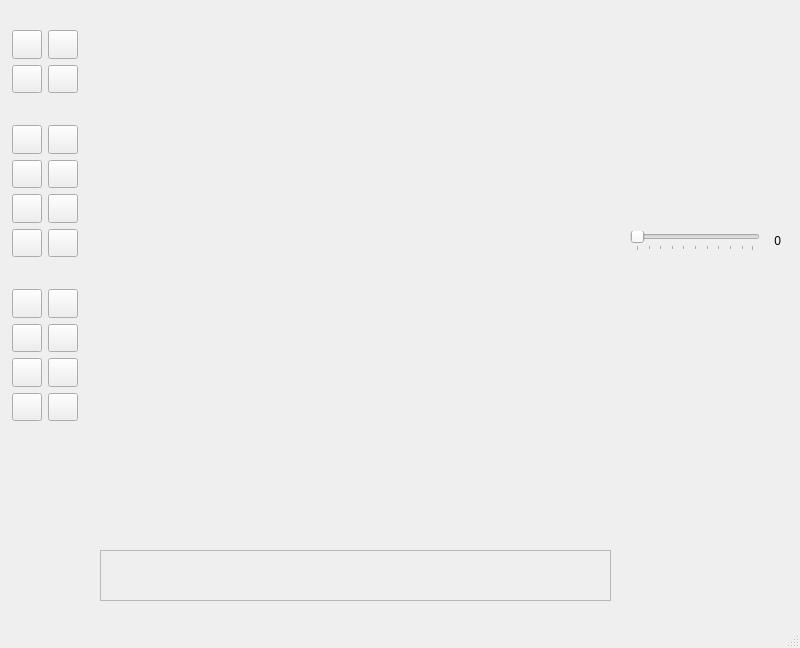
<?xml version="1.0" encoding="UTF-8"?>
<ui version="4.0">
 <class>SpriteEditorVC</class>
 <widget class="QMainWindow" name="SpriteEditorVC">
  <property name="geometry">
   <rect>
    <x>0</x>
    <y>0</y>
    <width>800</width>
    <height>648</height>
   </rect>
  </property>
  <property name="windowTitle">
   <string>SpriteEditorVC</string>
  </property>
  <widget class="QWidget" name="centralwidget">
   <widget class="QScrollArea" name="frameDisplay">
    <property name="geometry">
     <rect>
      <x>100</x>
      <y>550</y>
      <width>511</width>
      <height>51</height>
     </rect>
    </property>
    <property name="widgetResizable">
     <bool>true</bool>
    </property>
    <widget class="QWidget" name="scrollArea">
     <property name="geometry">
      <rect>
       <x>0</x>
       <y>0</y>
       <width>509</width>
       <height>49</height>
      </rect>
     </property>
    </widget>
   </widget>
   <widget class="QWidget" name="layoutWidget1">
    <property name="geometry">
     <rect>
      <x>10</x>
      <y>30</y>
      <width>71</width>
      <height>391</height>
     </rect>
    </property>
    <layout class="QFormLayout" name="formLayout_2">
     <property name="sizeConstraint">
      <enum>QLayout::SetNoConstraint</enum>
     </property>
     <property name="fieldGrowthPolicy">
      <enum>QFormLayout::ExpandingFieldsGrow</enum>
     </property>
     <property name="rowWrapPolicy">
      <enum>QFormLayout::DontWrapRows</enum>
     </property>
     <property name="labelAlignment">
      <set>Qt::AlignCenter</set>
     </property>
     <property name="formAlignment">
      <set>Qt::AlignCenter</set>
     </property>
     <property name="leftMargin">
      <number>2</number>
     </property>
     <item row="1" column="0">
      <widget class="QPushButton" name="eraserToolButton">
       <property name="enabled">
        <bool>true</bool>
       </property>
       <property name="sizePolicy">
        <sizepolicy hsizetype="Minimum" vsizetype="MinimumExpanding">
         <horstretch>0</horstretch>
         <verstretch>0</verstretch>
        </sizepolicy>
       </property>
       <property name="maximumSize">
        <size>
         <width>30</width>
         <height>30</height>
        </size>
       </property>
       <property name="text">
        <string/>
       </property>
       <property name="icon">
        <iconset resource="resources.qrc">
         <normaloff>:/res/eraser.svg</normaloff>:/res/eraser.svg</iconset>
       </property>
      </widget>
     </item>
     <item row="1" column="1">
      <widget class="QPushButton" name="toolButton4">
       <property name="enabled">
        <bool>true</bool>
       </property>
       <property name="sizePolicy">
        <sizepolicy hsizetype="Minimum" vsizetype="MinimumExpanding">
         <horstretch>0</horstretch>
         <verstretch>0</verstretch>
        </sizepolicy>
       </property>
       <property name="maximumSize">
        <size>
         <width>30</width>
         <height>30</height>
        </size>
       </property>
       <property name="text">
        <string/>
       </property>
      </widget>
     </item>
     <item row="2" column="0" colspan="2">
      <spacer name="horizontalSpacer">
       <property name="sizePolicy">
        <sizepolicy hsizetype="Minimum" vsizetype="Minimum">
         <horstretch>0</horstretch>
         <verstretch>0</verstretch>
        </sizepolicy>
       </property>
       <property name="orientation">
        <enum>Qt::Horizontal</enum>
       </property>
       <property name="sizeHint" stdset="0">
        <size>
         <width>40</width>
         <height>20</height>
        </size>
       </property>
      </spacer>
     </item>
     <item row="3" column="0">
      <widget class="QPushButton" name="primaryColorButton1">
       <property name="enabled">
        <bool>true</bool>
       </property>
       <property name="sizePolicy">
        <sizepolicy hsizetype="Minimum" vsizetype="MinimumExpanding">
         <horstretch>0</horstretch>
         <verstretch>0</verstretch>
        </sizepolicy>
       </property>
       <property name="maximumSize">
        <size>
         <width>30</width>
         <height>30</height>
        </size>
       </property>
       <property name="text">
        <string/>
       </property>
      </widget>
     </item>
     <item row="3" column="1">
      <widget class="QPushButton" name="primaryColorButton2">
       <property name="enabled">
        <bool>true</bool>
       </property>
       <property name="sizePolicy">
        <sizepolicy hsizetype="Minimum" vsizetype="MinimumExpanding">
         <horstretch>0</horstretch>
         <verstretch>0</verstretch>
        </sizepolicy>
       </property>
       <property name="maximumSize">
        <size>
         <width>30</width>
         <height>30</height>
        </size>
       </property>
       <property name="text">
        <string/>
       </property>
      </widget>
     </item>
     <item row="4" column="0">
      <widget class="QPushButton" name="primaryColorButton3">
       <property name="enabled">
        <bool>true</bool>
       </property>
       <property name="sizePolicy">
        <sizepolicy hsizetype="Minimum" vsizetype="MinimumExpanding">
         <horstretch>0</horstretch>
         <verstretch>0</verstretch>
        </sizepolicy>
       </property>
       <property name="maximumSize">
        <size>
         <width>30</width>
         <height>30</height>
        </size>
       </property>
       <property name="text">
        <string/>
       </property>
      </widget>
     </item>
     <item row="4" column="1">
      <widget class="QPushButton" name="primaryColorButton4">
       <property name="enabled">
        <bool>true</bool>
       </property>
       <property name="sizePolicy">
        <sizepolicy hsizetype="Minimum" vsizetype="MinimumExpanding">
         <horstretch>0</horstretch>
         <verstretch>0</verstretch>
        </sizepolicy>
       </property>
       <property name="maximumSize">
        <size>
         <width>30</width>
         <height>30</height>
        </size>
       </property>
       <property name="text">
        <string/>
       </property>
      </widget>
     </item>
     <item row="5" column="0">
      <widget class="QPushButton" name="primaryColorButton5">
       <property name="enabled">
        <bool>true</bool>
       </property>
       <property name="sizePolicy">
        <sizepolicy hsizetype="Minimum" vsizetype="MinimumExpanding">
         <horstretch>0</horstretch>
         <verstretch>0</verstretch>
        </sizepolicy>
       </property>
       <property name="maximumSize">
        <size>
         <width>30</width>
         <height>30</height>
        </size>
       </property>
       <property name="text">
        <string/>
       </property>
      </widget>
     </item>
     <item row="5" column="1">
      <widget class="QPushButton" name="primaryColorButton6">
       <property name="enabled">
        <bool>true</bool>
       </property>
       <property name="sizePolicy">
        <sizepolicy hsizetype="Minimum" vsizetype="MinimumExpanding">
         <horstretch>0</horstretch>
         <verstretch>0</verstretch>
        </sizepolicy>
       </property>
       <property name="maximumSize">
        <size>
         <width>30</width>
         <height>30</height>
        </size>
       </property>
       <property name="text">
        <string/>
       </property>
      </widget>
     </item>
     <item row="6" column="0">
      <widget class="QPushButton" name="primaryColorButton7">
       <property name="enabled">
        <bool>true</bool>
       </property>
       <property name="sizePolicy">
        <sizepolicy hsizetype="Minimum" vsizetype="MinimumExpanding">
         <horstretch>0</horstretch>
         <verstretch>0</verstretch>
        </sizepolicy>
       </property>
       <property name="maximumSize">
        <size>
         <width>30</width>
         <height>30</height>
        </size>
       </property>
       <property name="text">
        <string/>
       </property>
      </widget>
     </item>
     <item row="6" column="1">
      <widget class="QPushButton" name="primaryColorButton8">
       <property name="enabled">
        <bool>true</bool>
       </property>
       <property name="sizePolicy">
        <sizepolicy hsizetype="Minimum" vsizetype="MinimumExpanding">
         <horstretch>0</horstretch>
         <verstretch>0</verstretch>
        </sizepolicy>
       </property>
       <property name="maximumSize">
        <size>
         <width>30</width>
         <height>30</height>
        </size>
       </property>
       <property name="text">
        <string/>
       </property>
      </widget>
     </item>
     <item row="7" column="0" colspan="2">
      <spacer name="horizontalSpacer_2">
       <property name="sizePolicy">
        <sizepolicy hsizetype="Minimum" vsizetype="Minimum">
         <horstretch>0</horstretch>
         <verstretch>0</verstretch>
        </sizepolicy>
       </property>
       <property name="orientation">
        <enum>Qt::Horizontal</enum>
       </property>
       <property name="sizeHint" stdset="0">
        <size>
         <width>40</width>
         <height>20</height>
        </size>
       </property>
      </spacer>
     </item>
     <item row="8" column="0">
      <widget class="QPushButton" name="customColorButton1">
       <property name="enabled">
        <bool>true</bool>
       </property>
       <property name="sizePolicy">
        <sizepolicy hsizetype="Minimum" vsizetype="MinimumExpanding">
         <horstretch>0</horstretch>
         <verstretch>0</verstretch>
        </sizepolicy>
       </property>
       <property name="maximumSize">
        <size>
         <width>30</width>
         <height>30</height>
        </size>
       </property>
       <property name="text">
        <string/>
       </property>
      </widget>
     </item>
     <item row="8" column="1">
      <widget class="QPushButton" name="customColorButton2">
       <property name="enabled">
        <bool>true</bool>
       </property>
       <property name="sizePolicy">
        <sizepolicy hsizetype="Minimum" vsizetype="MinimumExpanding">
         <horstretch>0</horstretch>
         <verstretch>0</verstretch>
        </sizepolicy>
       </property>
       <property name="maximumSize">
        <size>
         <width>30</width>
         <height>30</height>
        </size>
       </property>
       <property name="text">
        <string/>
       </property>
      </widget>
     </item>
     <item row="9" column="0">
      <widget class="QPushButton" name="customColorButton3">
       <property name="enabled">
        <bool>true</bool>
       </property>
       <property name="sizePolicy">
        <sizepolicy hsizetype="Minimum" vsizetype="MinimumExpanding">
         <horstretch>0</horstretch>
         <verstretch>0</verstretch>
        </sizepolicy>
       </property>
       <property name="maximumSize">
        <size>
         <width>30</width>
         <height>30</height>
        </size>
       </property>
       <property name="text">
        <string/>
       </property>
      </widget>
     </item>
     <item row="9" column="1">
      <widget class="QPushButton" name="customColorButton4">
       <property name="enabled">
        <bool>true</bool>
       </property>
       <property name="sizePolicy">
        <sizepolicy hsizetype="Minimum" vsizetype="MinimumExpanding">
         <horstretch>0</horstretch>
         <verstretch>0</verstretch>
        </sizepolicy>
       </property>
       <property name="maximumSize">
        <size>
         <width>30</width>
         <height>30</height>
        </size>
       </property>
       <property name="text">
        <string/>
       </property>
      </widget>
     </item>
     <item row="10" column="0">
      <widget class="QPushButton" name="customColorButton5">
       <property name="enabled">
        <bool>true</bool>
       </property>
       <property name="sizePolicy">
        <sizepolicy hsizetype="Minimum" vsizetype="MinimumExpanding">
         <horstretch>0</horstretch>
         <verstretch>0</verstretch>
        </sizepolicy>
       </property>
       <property name="maximumSize">
        <size>
         <width>30</width>
         <height>30</height>
        </size>
       </property>
       <property name="text">
        <string/>
       </property>
      </widget>
     </item>
     <item row="10" column="1">
      <widget class="QPushButton" name="customColorButton6">
       <property name="enabled">
        <bool>true</bool>
       </property>
       <property name="sizePolicy">
        <sizepolicy hsizetype="Minimum" vsizetype="MinimumExpanding">
         <horstretch>0</horstretch>
         <verstretch>0</verstretch>
        </sizepolicy>
       </property>
       <property name="maximumSize">
        <size>
         <width>30</width>
         <height>30</height>
        </size>
       </property>
       <property name="text">
        <string/>
       </property>
      </widget>
     </item>
     <item row="11" column="0">
      <widget class="QPushButton" name="customColorButton7">
       <property name="enabled">
        <bool>true</bool>
       </property>
       <property name="sizePolicy">
        <sizepolicy hsizetype="Minimum" vsizetype="MinimumExpanding">
         <horstretch>0</horstretch>
         <verstretch>0</verstretch>
        </sizepolicy>
       </property>
       <property name="maximumSize">
        <size>
         <width>30</width>
         <height>30</height>
        </size>
       </property>
       <property name="text">
        <string/>
       </property>
      </widget>
     </item>
     <item row="11" column="1">
      <widget class="QPushButton" name="customColorButton8">
       <property name="enabled">
        <bool>true</bool>
       </property>
       <property name="sizePolicy">
        <sizepolicy hsizetype="Minimum" vsizetype="MinimumExpanding">
         <horstretch>0</horstretch>
         <verstretch>0</verstretch>
        </sizepolicy>
       </property>
       <property name="maximumSize">
        <size>
         <width>30</width>
         <height>30</height>
        </size>
       </property>
       <property name="text">
        <string/>
       </property>
      </widget>
     </item>
     <item row="0" column="1">
      <widget class="QPushButton" name="brushToolButton">
       <property name="enabled">
        <bool>true</bool>
       </property>
       <property name="sizePolicy">
        <sizepolicy hsizetype="Minimum" vsizetype="MinimumExpanding">
         <horstretch>0</horstretch>
         <verstretch>0</verstretch>
        </sizepolicy>
       </property>
       <property name="maximumSize">
        <size>
         <width>30</width>
         <height>30</height>
        </size>
       </property>
       <property name="text">
        <string/>
       </property>
       <property name="icon">
        <iconset resource="resources.qrc">
         <normaloff>:/res/paint-brush.svg</normaloff>:/res/paint-brush.svg</iconset>
       </property>
      </widget>
     </item>
     <item row="0" column="0">
      <widget class="QPushButton" name="penToolButton">
       <property name="enabled">
        <bool>true</bool>
       </property>
       <property name="sizePolicy">
        <sizepolicy hsizetype="Minimum" vsizetype="MinimumExpanding">
         <horstretch>0</horstretch>
         <verstretch>0</verstretch>
        </sizepolicy>
       </property>
       <property name="maximumSize">
        <size>
         <width>30</width>
         <height>30</height>
        </size>
       </property>
       <property name="text">
        <string/>
       </property>
       <property name="icon">
        <iconset resource="resources.qrc">
         <normaloff>:/res/pen.svg</normaloff>:/res/pen.svg</iconset>
       </property>
      </widget>
     </item>
    </layout>
   </widget>
   <widget class="QWidget" name="layoutWidget">
    <property name="geometry">
     <rect>
      <x>630</x>
      <y>20</y>
      <width>151</width>
      <height>231</height>
     </rect>
    </property>
    <layout class="QGridLayout" name="playbackLayout">
     <item row="1" column="0">
      <widget class="QSlider" name="fpsSlider">
       <property name="orientation">
        <enum>Qt::Horizontal</enum>
       </property>
       <property name="tickPosition">
        <enum>QSlider::TicksBelow</enum>
       </property>
       <property name="tickInterval">
        <number>10</number>
       </property>
      </widget>
     </item>
     <item row="0" column="0" colspan="2">
      <widget class="QWidget" name="QRenderArea" native="true">
       <property name="minimumSize">
        <size>
         <width>0</width>
         <height>80</height>
        </size>
       </property>
      </widget>
     </item>
     <item row="1" column="1">
      <widget class="QLabel" name="fpsLabel">
       <property name="sizePolicy">
        <sizepolicy hsizetype="Minimum" vsizetype="Minimum">
         <horstretch>0</horstretch>
         <verstretch>0</verstretch>
        </sizepolicy>
       </property>
       <property name="minimumSize">
        <size>
         <width>15</width>
         <height>0</height>
        </size>
       </property>
       <property name="text">
        <string>0</string>
       </property>
       <property name="alignment">
        <set>Qt::AlignRight|Qt::AlignTrailing|Qt::AlignVCenter</set>
       </property>
      </widget>
     </item>
    </layout>
   </widget>
   <widget class="RenderArea" name="mainCanvas" native="true">
    <property name="geometry">
     <rect>
      <x>100</x>
      <y>30</y>
      <width>512</width>
      <height>512</height>
     </rect>
    </property>
    <property name="minimumSize">
     <size>
      <width>512</width>
      <height>512</height>
     </size>
    </property>
    <property name="maximumSize">
     <size>
      <width>512</width>
      <height>512</height>
     </size>
    </property>
   </widget>
   <widget class="QWidget" name="menuWidget" native="true">
    <property name="geometry">
     <rect>
      <x>49</x>
      <y>0</y>
      <width>141</width>
      <height>21</height>
     </rect>
    </property>
    <property name="sizePolicy">
     <sizepolicy hsizetype="Expanding" vsizetype="Expanding">
      <horstretch>0</horstretch>
      <verstretch>0</verstretch>
     </sizepolicy>
    </property>
   </widget>
   <zorder>mainCanvas</zorder>
   <zorder>frameDisplay</zorder>
   <zorder>layoutWidget1</zorder>
   <zorder>layoutWidget</zorder>
   <zorder>menuWidget</zorder>
  </widget>
  <widget class="QStatusBar" name="statusbar"/>
 </widget>
 <customwidgets>
  <customwidget>
   <class>RenderArea</class>
   <extends>QWidget</extends>
   <header location="global">renderarea.h</header>
   <container>1</container>
  </customwidget>
 </customwidgets>
 <resources>
  <include location="resources.qrc"/>
 </resources>
 <connections/>
</ui>
